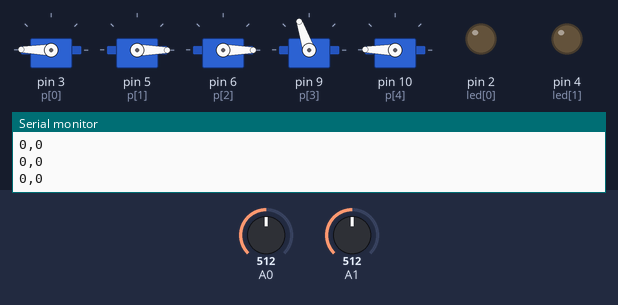
Simulated run of this sketch. Board: Arduino Uno, built with avr-gcc and run on an emulated ATmega328P. On the bench: 5 × servo, output pins drawn as LEDs (lit = HIGH), the last lines printed to the serial monitor. Inputs (shaded band) come from the test bench; at power-on: A0 = 512, A1 = 512.

Above: at 1.2 s.
1.3 s: A0 set to 871
2.8 s: A0 set to 904
4.3 s: A1 set to 54
At 5.0 s:
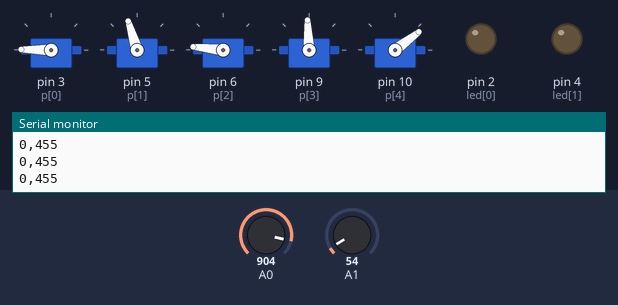
6.7 s: A0 set to 539
8.2 s: A0 set to 522
11.2 s: A0 set to 900
At 11.9 s:
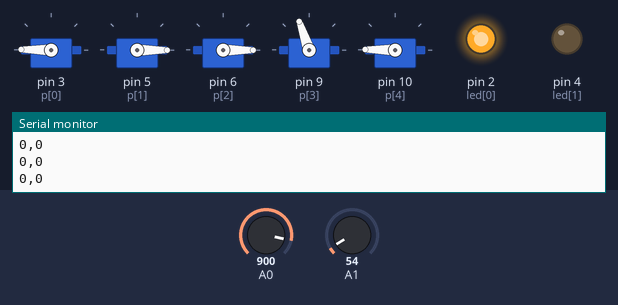
Timing chart, 0 to 13.7 s (numbered marks = the images above; inputs shaded):
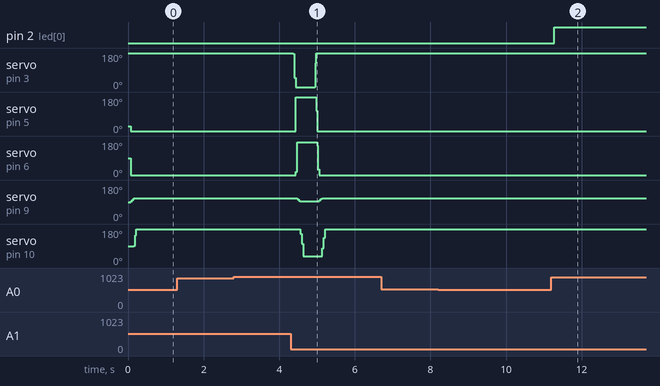

Measured:
- after the input at 4.3 s, servo on pin 3 (p[0]): 179° → 0° after 0.07 s, → 179° 0.57 s later; servo on pin 5 (p[1]): 0° → 179° after 0.13 s, → 0° 0.55 s later
- after the input at 11.2 s, pin 2 (led[0]): LOW → HIGH after 0.08 s

The sketch:

Switch_speed.ino
```cpp
#include <Servo.h>
int Need = 0;
int led[2] = {2, 4};
bool data0[2] = {0, 0};
bool data1[2] = {0, 0};
int emg0[64];
int emg1[64];
int amp0 = 0;
int amp1 = 0;
int min0 = 1023;
int min1 = 1023;
int max0 = 0;
int max1 = 0;
int Switch = 0;
bool Choose = 0;
float Speed [5] = {0.9, 0.9, 0.9, 0.03, 0.2};
int L[5] = {180, 0, 0, 110, 180};
float N[5] = {180, 0, 0, 110, 180};
bool but[2] = {0, 0};
int p[5] = {3, 5, 6, 9, 10};
int* G[6][5] = {{0, 180, 175, 93, 37}, {180, 0, 110, 17, 140}, {0, 180, 0, 70, 110}, {180, 180, 0, 110, 180}, {0, 180, 175, 110, 180}, {180, 180, 175, 110, 180}};
Servo s[5];

void setup() {
  Serial.begin(9600);
  for (int i = 0; i < 5; i++) {
    s[i].attach(p[i]);
  }
  for (int i = 0; i < 2; i++) {
    pinMode(led[i], OUTPUT);
  }
  for (int i = 0; i < 64; i++) {
    emg0[i] = analogRead(A0);
    emg1[i] = analogRead(A1);
  }
  pinMode(A0, INPUT);
  pinMode(A1, INPUT);
}

void loop() {
  for (int i = 0; i < 63; i++) {
    emg0[i] = emg0[i + 1];
    emg1[i] = emg1[i + 1];
  }
  emg0[63] = analogRead(A0);
  emg1[63] = analogRead(A1);
  min0 = 1023;
  min1 = 1023;
  max0 = 0;
  max1 = 0;
  for (int i = 0; i < 64; i++) { //   поиск минимума и максимума
    if (emg0[i] < min0) {
      min0 = emg0[i];
    }
    else if (emg0[i] > max0) {
      max0 = emg0[i];
    }
    if (emg1[i] < min1) {
      min1 = emg1[i];
    }
    else if (emg1[i] > max1) {
      max1 = emg1[i];
    }
  }
  amp0 = 0.3 * (max0 - min0) + 0.7 * amp0;
  amp1 = 0.3 * (max1 - min1) + 0.7 * amp1;
  data0[1] = data0[0];
  data1[1] = data1[0];
  data0[0] = amp0 > 370;
  data1[0] = amp1 > 450;
  if (data0[0] and data0[0] != data0[1]) {
    Switch = (Switch + 1) % 6;
    digitalWrite(led[0], Switch % 2);
    digitalWrite(led[1], (Switch + 1) % 2);
  }
  if (data1[0] and data1[0] != data1[1]) {
    Choose = 1;
  }
  else if (data1[0] == 0 and data1[0] != data1[1]) {
    Choose = 0;
  }
  if (Choose) {
    for (int i = 0; i < 5; i++) {
      N[i] = s[i].read();
      Need = G[Switch][i];
      while (abs(N[i]  - Need) > Speed[i]) {
        N[i] += Speed[i] * abs(Need - N[i]) / (Need - N[i]);
        s[i].write(N[i]);
      }
    }
  }
  else {
    for (int i = 0; i < 5; i++) {
      N[i] = s[i].read();
      while (abs(N[i]  - L[i]) > Speed[i]) {
        N[i] += Speed[i] * abs(L[i] - N[i]) / (L[i] - N[i]);
        s[i].write(N[i]);
      }
    }
  }
  Serial.print(amp0);
  Serial.print(',');
  Serial.println(amp1);
}
```
